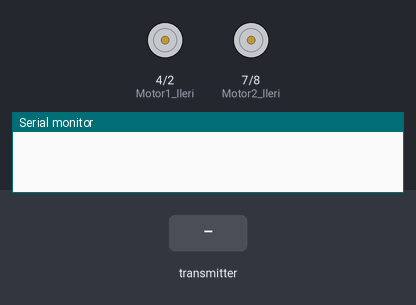
The sketch below on a simulated Arduino Uno, built with avr-gcc and run on an emulated ATmega328P. Shown: motor-driver pin pairs drawn as motors (green arrow = first pin HIGH = forward, orange = second pin HIGH = backward, longer = more drive, scaled by the enable pin), the last lines printed to the serial monitor. The test bench sets the inputs (shaded band). No radio packets arrive unless stated.

Above: at 1.2 s.
1.3 s: the transmitter starts sending data.0 = 0
At 1.7 s:
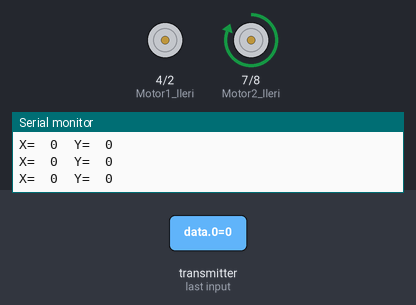
2.8 s: the transmitter starts sending data.1 = 256
At 3.5 s:
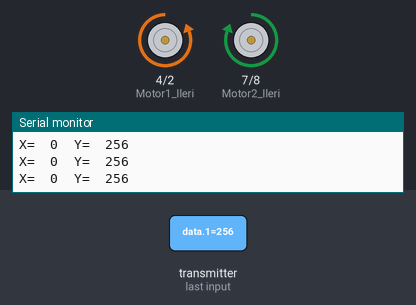
4.3 s: the transmitter starts sending data.1 = 0
At 4.6 s:
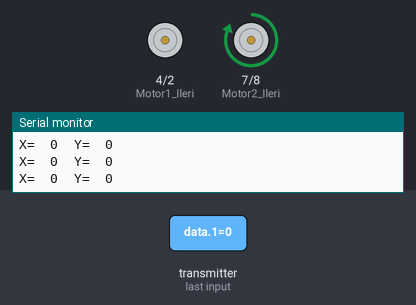
5.8 s: the transmitter starts sending data.1 = 512
At 7.0 s:
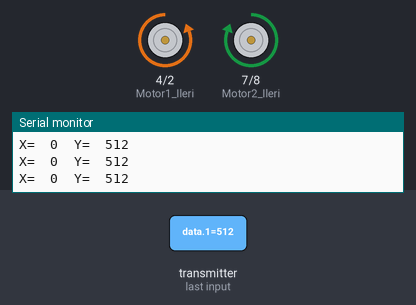
Timing chart, 0 to 8.3 s (numbered marks = the images above; inputs shaded):
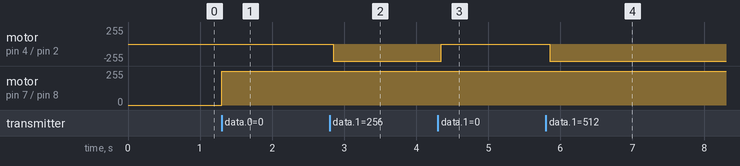

Measured:
- after the input at 1.3 s, motor on pin 7 (Motor2_Ileri) / pin 8 (Motor2_Geri): stopped → forward 255/255 at once
- after the input at 2.8 s, motor on pin 4 (Motor1_Ileri) / pin 2 (Motor1_Geri): stopped → backward 255/255 after 0.05 s
- after the input at 4.3 s, motor on pin 4 (Motor1_Ileri) / pin 2 (Motor1_Geri): backward 255/255 → stopped after 0.05 s
- after the input at 5.8 s, motor on pin 4 (Motor1_Ileri) / pin 2 (Motor1_Geri): stopped → backward 255/255 after 0.05 s

The sketch:

Alici.ino
```cpp
#include <SPI.h>
#include <nRF24L01.h>
#include <RF24.h>

const uint64_t pipe = 0xE8E8F0F0E1LL;
RF24 radio(9,10);
int data[2];
const int Motor1_Ileri = 4;//Sağ Motor
const int Motor1_Geri = 2;
const int Motor1_PWM = 3;

const int Motor2_Ileri = 7;//Sol Motor
const int Motor2_Geri = 8;
const int Motor2_PWM = 5;
void setup()
{
   pinMode(Motor1_Ileri,OUTPUT);
  pinMode(Motor1_Geri,OUTPUT);
  pinMode(Motor1_PWM,OUTPUT);
  pinMode(Motor2_Ileri,OUTPUT);
  pinMode(Motor2_Geri,OUTPUT);
  pinMode(Motor2_PWM,OUTPUT);
  Serial.begin(9600);
  radio.begin();
  radio.openReadingPipe(1,pipe);
  radio.startListening();
}


void loop() {
  if ( radio.available() ) //Eğer sinyal algılarsan...
  {
    int Y= data[1];
    int X = data[0];
    Serial.print("X=  ");
    Serial.print(data[0]);
    Serial.print("  Y=  ");
    Serial.println(data[1]);
    radio.read( data, sizeof(data) );
 //   if(x<=25 && x>=-25) {
   //  digitalWrite(Motor1_Ileri,LOW);
   // digitalWrite(Motor1_Geri,LOW);
   // analogWrite(Motor1_PWM,0);
   // digitalWrite(Motor2_Ileri,LOW);
   // digitalWrite(Motor2_Geri,LOW);
   // analogWrite(Motor2_PWM,0);
   // }
     if(X >= 0 && X <= 90)//İLERİ
     {
     digitalWrite(Motor1_Ileri,HIGH);
    digitalWrite(Motor1_Geri,LOW);
    analogWrite(Motor1_PWM,255);
    digitalWrite(Motor2_Ileri,LOW);
    digitalWrite(Motor2_Geri,HIGH);
    analogWrite(Motor2_PWM,255);
    }
    if(X >= -90 && X <= 0) //GERİ
    {
     digitalWrite(Motor1_Ileri,LOW);
    digitalWrite(Motor1_Geri,HIGH);
    analogWrite(Motor1_PWM,255);
    digitalWrite(Motor2_Ileri,HIGH);
    digitalWrite(Motor2_Geri,LOW);
    analogWrite(Motor2_PWM,255);
    }
    if(Y >= 0 && Y <= 180)//sag
    {
    digitalWrite(Motor1_Ileri,HIGH);
    digitalWrite(Motor1_Geri,LOW);
    analogWrite(Motor1_PWM,255);
    digitalWrite(Motor2_Ileri,LOW);
    digitalWrite(Motor2_Geri,LOW);
    analogWrite(Motor2_PWM,255);
    }
   if(Y >= -180 && Y <= 0) //SOL
   {
     digitalWrite(Motor1_Ileri,LOW);
    digitalWrite(Motor1_Geri,LOW);
    analogWrite(Motor1_PWM,255);
    digitalWrite(Motor2_Ileri,HIGH);
    digitalWrite(Motor2_Geri,LOW);
    analogWrite(Motor2_PWM,255);
    }

  }
}
```
